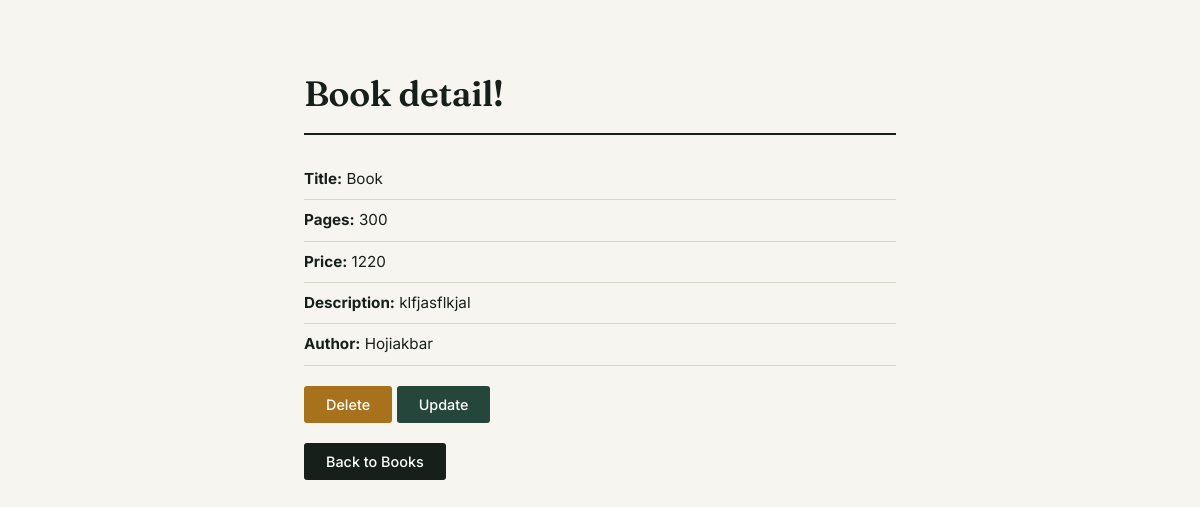
The app's page /detail/6 with its own data.
### examapp/models.py (models this page shows, shortened)
class Book(models.Model):
    title = models.CharField(max_length=50)
    pages = models.IntegerField()
    price = models.IntegerField()
    description = models.TextField()
    author = models.ForeignKey( Author ,on_delete=models.CASCADE)

class Author(models.Model):
    first_name = models.CharField(max_length=50)
    last_name = models.CharField(max_length=50)
    birth_date = models.CharField(max_length=100)
    def __str__(self):
        return self.first_name

### examapp/views.py (the view)
# urls.py: path('detail/<int:id>' , detail , name='detail'),
def detail(request,id):
    book = Book.objects.get(id=id)
    return render(request,'detail.html',{'book':book})

### examapp/templates/detail.html (shortened to what this page needs)
<!DOCTYPE html>
<html lang="en">
<head>
</head>
<body>
    <div class="wrap">
    <h1>{{book.title}} detail!</h1>
    <p><b>Title:</b> {{book.title}}</p>
    <p><b>Pages:</b> {{book.pages}}</p>
    <p><b>Price:</b> {{book.price}}</p>
    <p><b>Description:</b> {{book.description}}</p>
    <p><b>Author:</b> {{book.author}}</p>
    <br>
    <a href="{% url 'delete' book.id%}"><button class="btn-delete">Delete</button></a>
    <a href="{% url 'update' book.id%}"><button class="btn-update">Update</button></a>
    <br><br>
    <a href="{% url 'book'%}"><button class="btn-back">Back to Books</button></a>
</body>
</html>

### examapp/templates/detail.html (style rules this page uses)
* { box-sizing: border-box; margin: 0; padding: 0; }
body { font-family: 'Inter', sans-serif; background: #F7F5F0; color: #171F1B; }
.wrap { max-width: 640px; margin: 0 auto; padding: 72px 24px 80px; }
h1 { font-family: 'Fraunces', serif; font-weight: 600; font-size: 2.2rem; letter-spacing: -0.01em; border-bottom: 2px solid #171F1B; padding-bottom: 18px; margin-bottom: 24px; }
p { font-size: 0.95rem; line-height: 1.6; padding: 8px 0; border-bottom: 1px solid #DAD6C8; }
.btn-delete { border: none; border-radius: 3px; padding: 10px 22px; cursor: pointer; font-size: 0.9rem; font-family: 'Inter', sans-serif; font-weight: 500; background-color: #A8721C; color: #fff; }
.btn-update { border: none; border-radius: 3px; padding: 10px 22px; cursor: pointer; font-size: 0.9rem; font-family: 'Inter', sans-serif; font-weight: 500; background-color: #24463B; color: #fff; }
.btn-back { border: none; border-radius: 3px; padding: 10px 22px; cursor: pointer; font-size: 0.9rem; font-family: 'Inter', sans-serif; font-weight: 500; background-color: #171F1B; color: #fff; }

### records on screen
Book: title "Book", pages "300", price "1220", description "klfjasflkjal", author "Hojiakbar"
